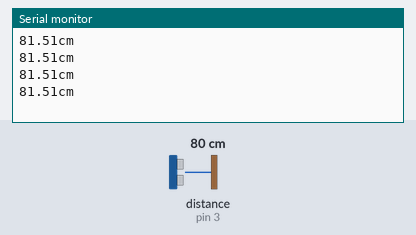
Bench run of a sketch on a simulated Arduino Uno, built with avr-gcc and run on an emulated ATmega328P. Parts: the last lines printed to the serial monitor. Wiring (inferred from the names in the program): ultrasonic range finder: trigger pin 2; echo pin 3. The inputs (shaded band) are chosen by the test bench; at power-on: distance to the obstacle (sensor on pin 3) 80 cm. The echo pulse lasts 58.3 µs per cm.

Above: at 1.2 s.
1.3 s: distance to the obstacle (sensor on pin 3) set to 2 cm
At 1.73 s:
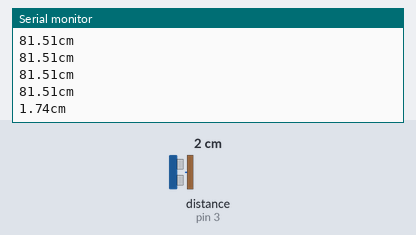
2.8 s: distance to the obstacle (sensor on pin 3) set to 4 cm
At 2.94 s:
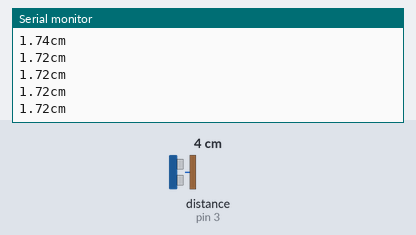
Timing chart, 0 to 5.8 s (numbered marks = the images above; inputs shaded):
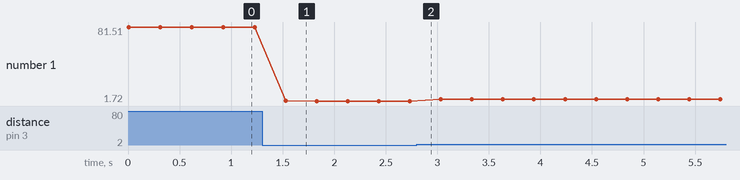

Measured:
- after the input at 1.3 s, the serial monitor: prints a new line after 0.23 s (image 1)
- plotted number 1: 81.51 → 1.72 after the input at 1.3 s, 1.72 → 3.77 after the input at 2.8 s

The sketch:

obstacledetect.ino
```cpp
/*pin 3 to receive pulse and pin 2 to send trigpulse*/
#define ECHOPIN 3
#define TRIGPIN 2

void setup() {
  Serial.begin(9600);
  pinMode(ECHOPIN, INPUT);
  pinMode(TRIGPIN, OUTPUT);
}

void loop() {
  /*to start range*/
  digitalWrite(TRIGPIN,LOW);
  delayMicroseconds(3);
  digitalWrite(TRIGPIN,HIGH);
  delayMicroseconds(10);
  digitalWrite(TRIGPIN,LOW);

  float distance = pulseIn(ECHOPIN,HIGH);
  distance=distance/57;
  Serial.print(distance);
  Serial.println("cm");
  delay(300);
  }
```
